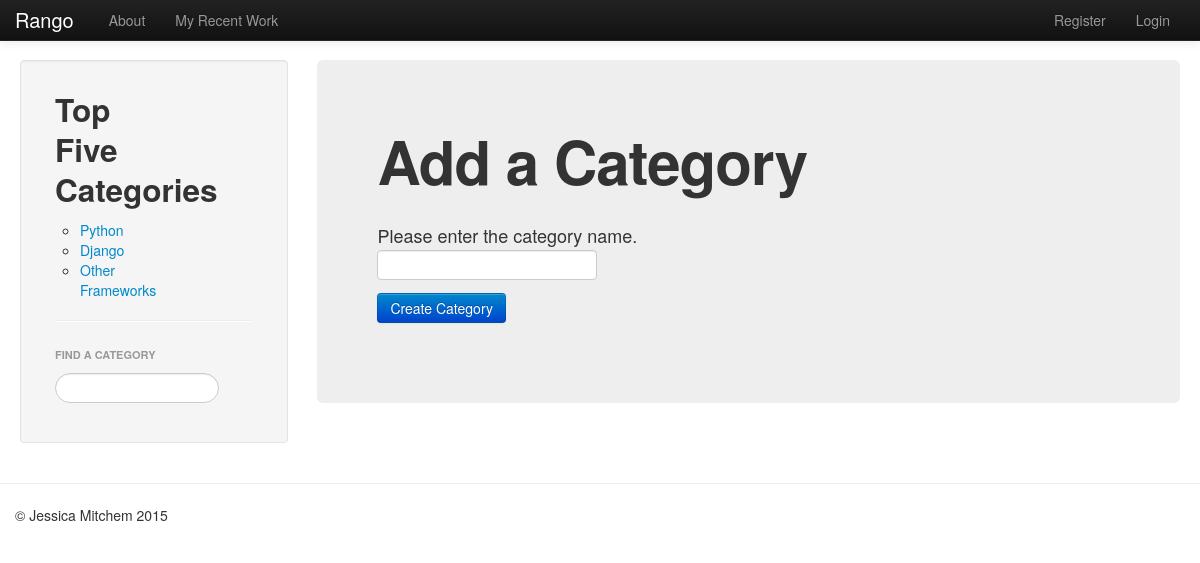
Screenshot of /rango/add_category/ with the database file from the repository.
### rango/models.py (models this page shows, shortened)
class Category(models.Model):
    name = models.CharField(max_length=128, unique=True)
    views = models.IntegerField(default=0)
    likes = models.IntegerField(default=0)
    class Meta:
        verbose_name_plural = "Categories"

### rango/views.py (the view)
def add_category(request):
    context = RequestContext(request)
    if request.method == 'POST':
        form = CategoryForm(request.POST)
        if form.is_valid():
            form.save(commit=True)
            return index(request)
        else:
            print form.errors
    else:
        form = CategoryForm()
    return render_to_response('rango/add_category.html', {'form': form, 'categories': get_category_list()}, context)

### rango/forms.py
class CategoryForm(forms.ModelForm):
    name = forms.CharField(max_length=128, help_text="Please enter the category name.")
    views = forms.IntegerField(widget=forms.HiddenInput(), initial=0)
    likes = forms.IntegerField(widget=forms.HiddenInput(), initial=0)
    class Meta:
        model = Category
        fields = ['name', 'views', 'likes']

### rango/views.py (called while the page is built)
def encode_url(url):
    return url.replace(' ', '_')

def get_category_list():
    category_list = Category.objects.order_by('-likes')[:5]
    for category in category_list:
        category.url = encode_url(category.name)
    return category_list

### tango_with_django_project/templates/rango/add_category.html (shortened to what this page needs)
{% extends 'rango/base.html' %}
{% block body_block %}
<div class="hero-unit">
    <h1>Add a Category</h1>
    <br/>
    <div class="container">
        <form class="span6" id="category_form" method="post" action="/rango/add_category/">
            {% for field in form.visible_fields %}
            {{ field.help_text }}<br/>
            {{ field }}
            {% endfor %}
            <br/>
            <button class="btn btn-primary" type="submit" name="submit">Create Category</button>
        </form>
    </div>
</div>
{% endblock %}

### tango_with_django_project/templates/rango/category_list.html
<div class="row-fluid">
    <div class="span6">
        <h2>Top Five Categories</h2>
        {% if categories %}
        <ul>
            {% for category in categories %}
            <li><a href="/rango/category/{{ category.url }}">{{ category.name }}</a></li>
            {% endfor %}
        </ul>
        {% else %}
        <strong>No categories at present.</strong>
        {% endif %}
     </div>
</div>

### tango_with_django_project/templates/rango/base.html (style rules this page uses)
html, body { max-width: 100%; overflow-x: hidden; }

### rows the page displays
Category: name "Python"
Category: name "Django"
Category: name "Other Frameworks"

### other values shown
{{ field.help_text }} "Please enter the category name."
